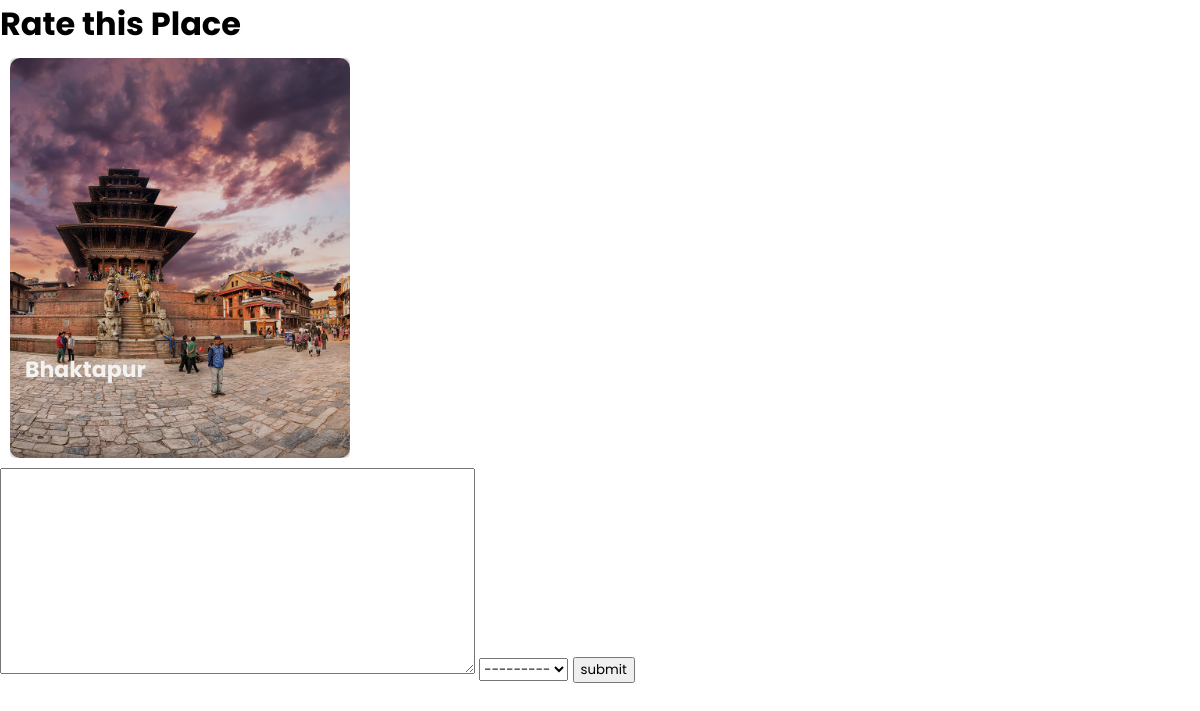
The app's page /3/rating with its own data.
### stroll1/models.py (models this page shows, shortened)
class Destination(models.Model):
    id = models.AutoField(primary_key=True)
    name = models.CharField(max_length=100)
    description = models.CharField(max_length=300)
    price = models.FloatField()
    img = models.ImageField(upload_to="pics")
    @property
    def imageUrl(self):
        try:
            url = self.img.url
        except:
            url = ''
        return url

### stroll1/views.py (the view, shortened to what this page needs)
# urls.py: path("<dest_id>/rating", views.ratingPage, name="rating"),
def ratingPage(request, dest_id):
     destination = Destination.objects.get(id=dest_id)
     reviews = Rating.objects.filter(destination=destination)
     avg_reviews = reviews.aggregate(Avg('rating'))
     reviews_count = reviews.count()
     user = request.user
     form = ratingForm()
     context = {'form': form, 'destination': destination, 'avg_reviews' : avg_reviews,'reviews_count' : reviews_count}
     return render(request, 'rating.html', context)

### stroll1/forms.py
class ratingForm(ModelForm):
    description = forms.CharField(widget=forms.Textarea(attrs = {'class': 'materialize-textarea'}), required=False)
    class Meta:
        model = Rating
        fields = [ 'description', 'rating']

### Templates/rating.html (shortened to what this page needs)
{% load static %}
<head>
    <link href='https://unpkg.com/boxicons@2.1.4/css/boxicons.min.css' rel='stylesheet'>
    <link rel="stylesheet" href="/static/css/style.css">
    <link rel="stylesheet" href="/static/css/stroll-media.css">
</head>
<h1>Rate this Place</h1>
<div class="g-img products">
    <img src="{{destination.imageUrl}}" alt="">
    <div class="img-text">
        <h3 class="product-name">{{destination.name}}</h3>
    </div>
</div>
<form action="" method="POST">
    {{form.description}}
    {{form.rating}}
    <input type="submit" value="submit">
</form>

### static/css/style.css (style rules this page uses)
* { margin: 0; box-sizing: border-box; font-family: 'Poppins', sans-serif; scroll-behavior: smooth; }
.g-img { border-radius: 10px; width: 340px; height: 400px; position: relative; cursor: pointer; margin: 10px; }
.g-img img { position: absolute; height: 100%; width: 100%; border-radius: 10px; object-fit: cover; }
.img-text { position: absolute; background-color: rgba(0,0,0,0.15); height: 100%; width: 100%; border-radius: 5px ; }
.g-img h3, .g-img p { position: absolute; }
.g-img h3 { top: 70%; color: #F2F2F2; font-size: 25px; padding: 15px; }

### static/css/stroll-media.css (style rules this page uses)
@media screen and (max-width:1200px) { .g-img h3 { font-size: 22px; } }

### records on screen
Destination: imageUrl (picture), name "Bhaktapur"
